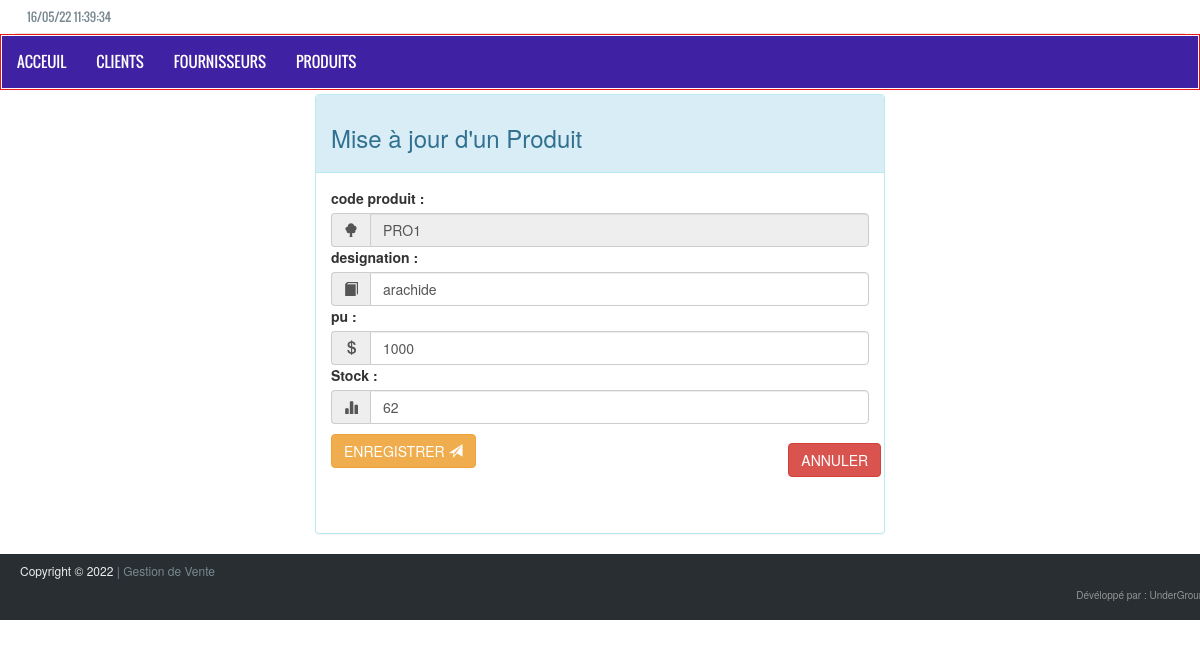
The app's page /Views/ProduitView/formUpdatePro.php?codepro=PRO1 with its own data.
### tables this page shows
CREATE TABLE IF NOT EXISTS `produit` (
  `codePro` varchar(11) NOT NULL,
  `design` varchar(50) DEFAULT NULL,
  `pu` double DEFAULT NULL,
  `stock` float DEFAULT NULL,
  PRIMARY KEY (`codePro`)
);

### Modeles/ProduitModele/ProduitManager.php (called while the page is built, shortened)
<?php
class ProduitManager{
	private $pdo;
	public function __construct(){
		$this->pdo = new PDO('mysql:host=localhost;dbname=gestiondevente','root' ,'',array(PDO::ATTR_ERRMODE => PDO::ERRMODE_EXCEPTION));
	}
  public function readProduit($codepro){
    $this->pdoStatement= $this->pdo->prepare('SELECT codePro,design,pu,stock FROM PRODUIT WHERE codePro=:codePro');
    $this->pdoStatement->bindValue(':codePro',$codepro,PDO::PARAM_STR);
    $executeIsOk = $this->pdoStatement->execute();
    if ($executeIsOk) {
      $produit = $this->pdoStatement->fetchObject('PRODUIT');
      if($produit === false){
        return null;
        }else {
          return $produit;
        }
    }
  }
}
 ?>

### Modeles/ProduitModele/Produit.php (called while the page is built, shortened)
<?php
class Produit
{
    private $codePro;
    private $design;
    private $pu;
    private $stock;
    public function getCodePro()
    {
        return $this->codePro;
    }
    public function getDesign()
    {
        return $this->design;
    }
    public function getPu()
    {
        return $this->pu;
    }
    public function getStock()
    {
        return $this->stock;
    }
}
?>

### Views/ProduitView/formUpdatePro.php (the view, shortened to what this page needs)
<?php
  require_once'../../Modeles/ProduitModele/ProduitManager.php';
  require_once'../../Modeles/ProduitModele/Produit.php';
  $produitManager = new ProduitManager();
  $produit = $produitManager->readProduit($_GET['codepro']);
 ?>
 <!DOCTYPE html>
 <html>
 <head>
 </head>
 <body>
   <?php require_once'../../assets/include/Entete.php'; ?>
   <form class="" action="../../Controleurs/ProduitControleur/updateProduit.php" method="post" style="margin-top : 60px;">
      <div class="container spacer col-md-6 col-xs-12 col-md-offset-3">
        <div class="panel panel-info">
          <div class="panel-heading"><h3>Mise à jour d'un Produit</h3></div>
            <div class="panel-body">
              <div class="form-group">
                <label for="" class="control-label">code produit :</label>
                <div class="input-group" >
                  <span class="input-group-addon"><i class="glyphicon glyphicon-tree-deciduous"></i></span>
                <input type="text" disabled="" name="codepro" value="<?=$produit->getcodePro()?>" class="form-control">
                </div>
                <label for="" class="control-label">designation :</label>
                <div class="input-group">
                  <span class="input-group-addon"><i class="glyphicon glyphicon-book"></i></span>
                <input type="text" name="design" value="<?=$produit->getDesign()?>" class="form-control">
                </div>
                <label for="" class="control-label"> pu :</label>
                <div class="input-group">
                  <span class="input-group-addon"><i class="glyphicon glyphicon-usd"></i></span>
                <input type="text" name="pu" value="<?= $produit->getPu()?>" class="form-control">
                </div>
                <label for="" class="control-label"> Stock :</label>
                <div class="input-group">
                  <span class="input-group-addon"><i class="glyphicon glyphicon-stats"></i></span>
                <input type="text" name="stock" value="<?= $produit->getStock()?>" class="form-control">
                </div>
                <div class="form-group">
                  <button type="submit" class="btn btn-warning" style="margin-top: 10px;">ENREGISTRER <span class="glyphicon glyphicon-send"></span></button>
                </div>
                <div class="form-group"><a href="ReadAllPro.php">
                  <button type="" class="btn btn-danger" style="margin-left: 85%;margin-top: -13%;">ANNULER <span class=""></span></button></a>
                </div>
              </div>
            </div>
          </div>
       </div>
   </form>
   <?php require_once'../../assets/include/footer.php'; ?>
 </body>
 </html>

### assets/css/style.css (style rules this page uses)
body { background-color:#fff; color:#333; overflow-x:hidden !important }
a { text-decoration:none; color:#798992 }

### records on screen
produit: codepro "PRO1", design "arachide", pu "1000", stock "62"
